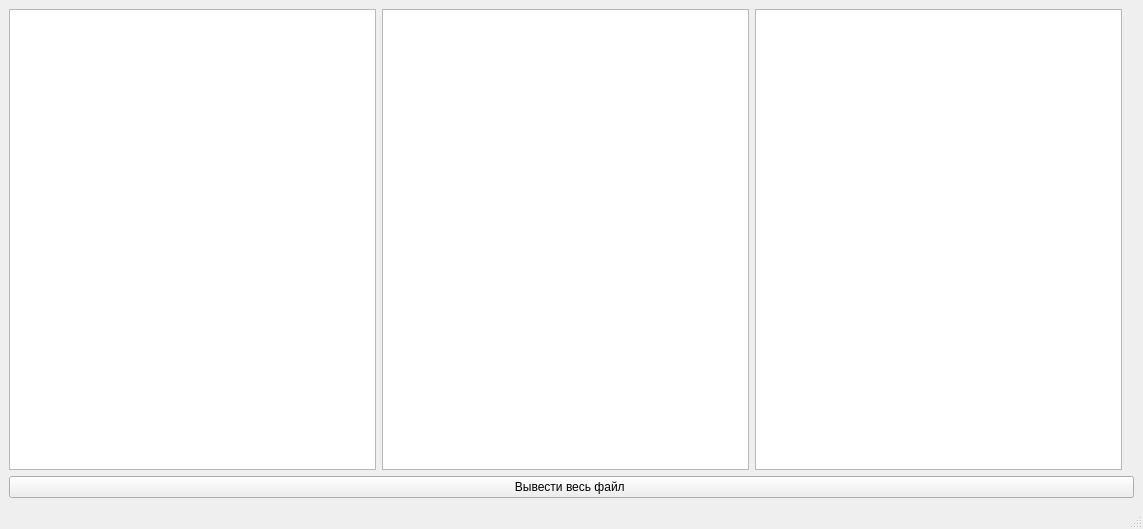
<?xml version="1.0" encoding="UTF-8"?>
<ui version="4.0">
 <class>MainWindow</class>
 <widget class="QMainWindow" name="MainWindow">
  <property name="geometry">
   <rect>
    <x>0</x>
    <y>0</y>
    <width>1143</width>
    <height>529</height>
   </rect>
  </property>
  <property name="windowTitle">
   <string>MainWindow</string>
  </property>
  <widget class="QWidget" name="centralwidget">
   <layout class="QGridLayout" name="gridLayout">
    <item row="0" column="2">
     <widget class="QTextEdit" name="textEdit_3">
      <property name="undoRedoEnabled">
       <bool>true</bool>
      </property>
      <property name="lineWrapMode">
       <enum>QTextEdit::NoWrap</enum>
      </property>
     </widget>
    </item>
    <item row="0" column="1">
     <widget class="QTextEdit" name="textEdit_2">
      <property name="undoRedoEnabled">
       <bool>true</bool>
      </property>
      <property name="lineWrapMode">
       <enum>QTextEdit::NoWrap</enum>
      </property>
      <property name="textInteractionFlags">
       <set>Qt::TextEditorInteraction</set>
      </property>
     </widget>
    </item>
    <item row="0" column="0">
     <widget class="QTextEdit" name="textEdit">
      <property name="enabled">
       <bool>true</bool>
      </property>
      <property name="undoRedoEnabled">
       <bool>true</bool>
      </property>
      <property name="lineWrapMode">
       <enum>QTextEdit::NoWrap</enum>
      </property>
      <property name="acceptRichText">
       <bool>true</bool>
      </property>
     </widget>
    </item>
    <item row="1" column="0" colspan="5">
     <widget class="QPushButton" name="downloadFile">
      <property name="text">
       <string>Вывести весь файл </string>
      </property>
     </widget>
    </item>
   </layout>
  </widget>
  <widget class="QMenuBar" name="menubar">
   <property name="geometry">
    <rect>
     <x>0</x>
     <y>0</y>
     <width>1143</width>
     <height>26</height>
    </rect>
   </property>
  </widget>
  <widget class="QStatusBar" name="statusbar"/>
 </widget>
 <resources/>
 <connections/>
</ui>
